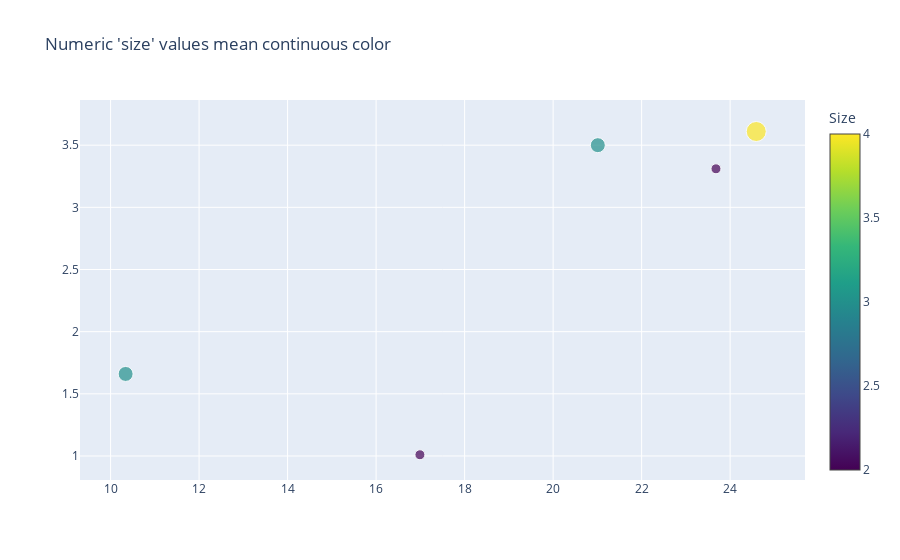

Here is the notebook cell this chart was saved with:
### Code cell
import plotly.graph_objects as go
import pandas as pd

# Load the dataset (assuming 'tips' dataset is similar to the one used in Plotly Express example)
df = pd.DataFrame({
    "total_bill": [16.99, 10.34, 21.01, 23.68, 24.59],
    "tip": [1.01, 1.66, 3.50, 3.31, 3.61],
    "size": [2, 3, 3, 2, 4]
})

# Prepare data for plotting
x = df["total_bill"]
y = df["tip"]
sizes = df["size"]

# Create a color scale based on 'size' values
# Normalize 'size' values for color scale mapping
size_min, size_max = sizes.min(), sizes.max()
norm_sizes = (sizes - size_min) / (size_max - size_min)

# Choose a color scale
color_scale = "Viridis"

# Map normalized 'size' values to colors using the color scale
colors = [px.colors.sample_colorscale(color_scale, norm_size) for norm_size in norm_sizes]

# Create the figure
fig = go.Figure()

# Add the scatter plot
fig.add_trace(go.Scatter(
    x=x, 
    y=y, 
    mode='markers', 
    marker=dict(
        color=sizes,  # Assign colors based on 'size' values
        colorscale=color_scale,  # Use the chosen color scale
        size=sizes*5,  # Optionally scale marker sizes by 'size' for visual distinction
        colorbar=dict(title='Size')  # Add a color bar to indicate what the colors represent
    ),
    text=sizes,  # Optionally add text labels for 'size'
))

# Set plot title
fig.update_layout(title="Numeric 'size' values mean continuous color")

# Show plot
fig.show()

### Figure 1 — Plotly figure (JSON) as saved in the notebook; plotly's stock layout.template omitted (floating-point values rounded to 4 significant figures)
{"data": [{"marker": {"color": [2, 3, 3, 2, 4], "colorbar": {"title": {"text": "Size"}}, "colorscale": [[0, "#440154"], [0.1111, "#482878"], [0.2222, "#3e4989"], [0.3333, "#31688e"], [0.4444, "#26828e"], [0.5556, "#1f9e89"], [0.6667, "#35b779"], [0.7778, "#6ece58"], [0.8889, "#b5de2b"], [1, "#fde725"]], "size": [10, 15, 15, 10, 20]}, "mode": "markers", "text": [2, 3, 3, 2, 4], "type": "scatter", "x": [16.99, 10.34, 21.01, 23.68, 24.59], "y": [1.01, 1.66, 3.5, 3.31, 3.61]}], "layout": {"title": {"text": "Numeric 'size' values mean continuous color"}}}
